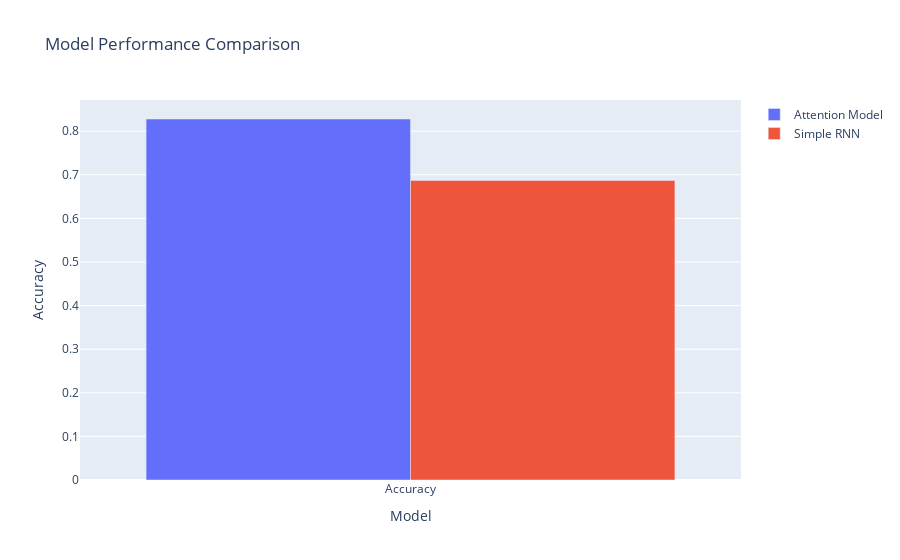

Write notebook code for a chart like this one.
### Markdown cell above
## Using Attention Mechanism

By adding an attention mechanism, our model performs way better even when using the low number of epochs.

### Code cell
# draw a bar chart to compare the accuracy of the two models

y_pred = model.predict(x_test)

y_pred = np.round(y_pred)

attention_accuracy = accuracy_score(y_test, y_pred)

# draw a bar chart to compare the accuracy of the two models
import plotly.graph_objects as go
fig = go.Figure(data =[
    go.Bar(name="Attention Model", x=['Accuracy'], y=[attention_accuracy]),
    go.Bar(name='Simple RNN', x=['Accuracy'], y=[simple_accuracy])
])

fig.update_layout(barmode='group', title='Model Performance Comparison',
                  yaxis_title='Accuracy', xaxis_title='Model')
fig.show()

### Figure 1 — Plotly figure (JSON) as saved in the notebook; plotly's stock layout.template omitted (floating-point values rounded to 4 significant figures)
{"data": [{"name": "Attention Model", "x": ["Accuracy"], "y": [0.8279], "type": "bar"}, {"name": "Simple RNN", "x": ["Accuracy"], "y": [0.6869], "type": "bar"}], "layout": {"barmode": "group", "title": {"text": "Model Performance Comparison"}, "yaxis": {"title": {"text": "Accuracy"}}, "xaxis": {"title": {"text": "Model"}}}}
